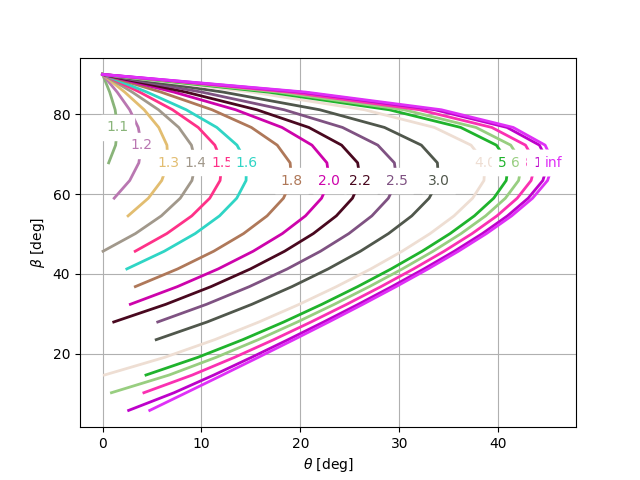

Recreate this plot in Python.
import sys
from numpy import sin, cos, tan, sqrt, pi, arctan2, linspace, meshgrid, random, where, inf
from scipy.optimize import root
import matplotlib as mpl
import matplotlib.pyplot as plt
from labellines import labelLine, labelLines

gamma = 1.4
deg2rad = pi / 180
mpl.rc('lines', linewidth=2, linestyle='-')


def theta_mach_2_beta(beta, theta, mach, gamma):
    res = abs(numerator(beta, mach) / denominator(beta, mach, gamma) - tan(theta))
    return res


def numerator(beta, mach):
    mach_normal = mach * sin(beta)
    num = 2 * (1 / tan(beta)) * ((mach_normal) ** 2 - 1)
    return num


def denominator(beta, mach, gamma):
    den = (mach ** 2) * (gamma + cos(2 * beta)) + 2
    return den


def get_limit(beta_guess, mach, gamma):
    beta = root(denominator, beta_guess, args=(mach, gamma)).x[0]
    return beta


def get_theta(beta, mach, gamma):
    theta = arctan2(numerator(beta, mach), denominator(beta, mach, gamma))
    return theta


def get_theta_mach_inf(beta, gamma):
    theta = arctan2(2 * sin(beta) ** 2, tan(beta) * (gamma + cos(2 * beta)))
    return theta


def get_beta_from_theta_mach(beta_guess, theta, mach, gamma):
    beta = root(theta_mach_2_beta, beta_guess,
                args=(theta, mach, gamma)).x[0]
    return beta


def plot_beta_theta_mach():    
    b = linspace(pi / 2, 0.1, 20)    
    m = [1.1, 1.2, 1.3, 1.4, 1.5, 1.6, 1.8, 2, 2.2, 2.5, 3, 4, 5, 6, 8, 15, inf]

    plt.figure()
    xvals = []
    for mach in m:
        if mach != inf:
            theta = get_theta(b, mach, gamma)
        else:
            theta = get_theta_mach_inf(b, gamma)
        theta = theta[where(theta > 0)] * 180 / pi
        beta = b[where(theta > 0)] * 180 / pi
        xvals.append(max(theta))
        plt.plot(theta, beta, color=random.rand(3,), label='%3.1f' % mach)
    labelLines(plt.gca().get_lines(), xvals=xvals, zorder=2.5, align=False)
    plt.xlabel(r'$\theta$ [deg]')
    plt.ylabel(r'$\beta$ [deg]')
    plt.grid()
    plt.show()


def main(args):
    [beta_guess, theta, mach, gamma] = args
    beta = get_beta_from_theta_mach(beta_guess, theta, mach, gamma)
    # beta = get_beta_from_theta_mach(beta_guess * deg2rad, theta * deg2rad, mach, gamma)
    print('beta: %.3f deg' % (beta / deg2rad))
    return beta


if __name__ == '__main__':
    args = [9.5 * deg2rad, 5 * deg2rad, 10, gamma]
    # args = [9.5, 5, 10, gamma]
    main(args)
    plot_beta_theta_mach()
